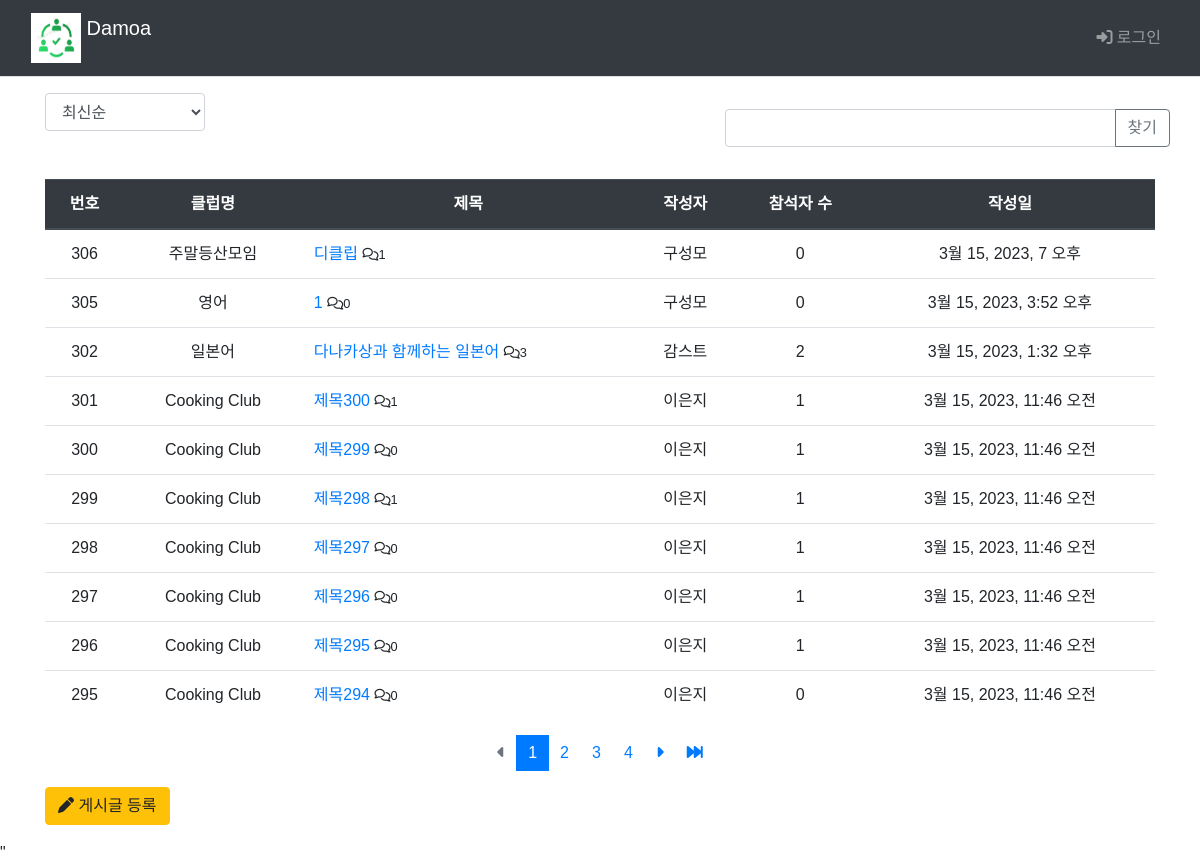
Page /main/board_list/ on the committed database.
### main/models.py (models this page shows, shortened)
class Board(models.Model):
    club = models.ForeignKey(Club, on_delete=models.CASCADE)
    author = models.ForeignKey(settings.AUTH_USER_MODEL, on_delete=models.CASCADE, default=1, null=True, related_name='author_board')
    subject = models.CharField('제목', max_length = 200,
                               help_text='게시글의 제목을 한 줄로 작성하세요.')
    content = models.TextField('내용', help_text='내용을 상세히 작성하세요.')
    create_date = models.DateTimeField('생성일')
    modify_date = models.DateTimeField(null=True, blank=True)
    voter=models.ManyToManyField(settings.AUTH_USER_MODEL, related_name='voter_board')

class Club(models.Model):
    class category(models.TextChoices):
        from django.utils.translation import gettext_lazy as _
        COOK = 'CK', _('Cook')
        CULTURE = 'CT', _('Culture')
        GAME = 'GA', _('Game')
        LANGUAGE = 'LA', _('Language')
        MUSIC = 'MU', _('Music')
        OUTDOOR = 'OD', _('Outdoor')
        SPORTS = 'SP', _('Sports')
    category = models.CharField(
        max_length=10,
        choices = category.choices,
        null=True
    )
    name=models.TextField('클럽이름')
    author = models.ForeignKey(settings.AUTH_USER_MODEL, on_delete=models.CASCADE, default=1, null=True, related_name='author_club')
    def __str__(self):
        return self.name

### common/models.py (models this page shows)
class CustomUser(AbstractBaseUser, PermissionsMixin) :
    email = models.EmailField(blank=True, unique=True, default='')
    username = models.CharField(max_length = 15, unique=True)
    name = models.CharField(max_length=15)
    age = models.IntegerField()
    ad = models.CharField(max_length=50)
    is_active = models.BooleanField(default=True)
    is_superuser = models.BooleanField(default=True)
    is_staff = models.BooleanField(default=True)
    date_joined = models.DateTimeField(default=timezone.now)
    last_login = models.DateTimeField(blank=True, null=True)
    objects = CustomUserManager()
    USERNAME_FIELD = 'username'
    REQUIRED_FIELD = ['name']
    class Meta :
        ordering = ['-date_joined']
        verbose_name = 'User'
        verbose_name_plural = 'User'

### main/views.py (the view, shortened to what this page needs)
# urls.py: path('main/board_list/', views.board_list, name='board_list'),
def board_list(request):
    page = request.GET.get('page', '1')  # 페이지
    kw = request.GET.get('kw', '')  # 검색어
    so = request.GET.get('so', 'recent') # 정렬 기준 / default 최신순
    if so == 'recent':
        board_list = Board.objects.order_by('-create_date')
    elif so == 'late':
        board_list = Board.objects.order_by('create_date')
    elif so == 'recommend':
        board_list = Board.objects.annotate(
            num_voter = Count('voter')).order_by('-num_voter', '-create_date')
    elif so == 'popular':
        board_list = Board.objects.annotate(
            num_reply = Count('reply')).order_by('-num_reply', '-create_date')
    else : # 위 경우 제외 board_id 역순정렬
        board_list = Board.objects.order_by('-id')
    paginator = Paginator(board_list, 10)  # 페이지당 10개
    page_obj = paginator.get_page(page)
    context = {'board_list':page_obj, 'page':page, 'kw':kw, 'so':so}
    return render(request, 'main/board_list.html', context)

### templates/main/board_list.html (shortened to what this page needs)
{% extends 'base.html' %}
{% load static %}
{% load main_filter %}
{% block content %}
  <div class="container my-3">
    <div class="row justify-content-between my-3">
      <div class="col-2">
        <select class="form-control so">
          <option value="recent" {% if so == 'recent' %} selected{% endif %}>
            최신순
          </option>
        </select>
      </div>
      <div class="row col-5 my-3">
          <div class="input-group">
            <input type="text" id="search_kw" class="form-control kw" value="{{ kw|default_if_none:'' }}">
            <div class="input-group-append">
              <button class="btn btn-outline-secondary" type="button" id="btn_search">찾기</button>
            </div>
          </div>
      </div>
  </div>
    <table class="table ">
      <thead>
        <tr class="text-center thead-dark">
          <th>번호</th>
          <th>클럽명</th>
          <th style="width:30%">제목</th>
          <th>작성자</th>
          <th>참석자 수</th>
          <th>작성일</th>
        </tr>
      </thead>
      <tbody>
        {% if board_list %}
          {% for board in board_list %}
            <tr class="text-center">
              <td>{{board.id}}</td>
              <td>{{ board.club }}</td>
              <td class="text-left">
                <a href="{%url 'main:detail' board.id%}">{{board.subject}}</a>  <small><i class="fa-regular fa-comments"></i>{{board.reply_set.count}}</small>
              </td>
              <td>{{board.author.name}}</td>
              <td>{{board.voter.count}}</td>
              <td>{{board.create_date}}</td>
            </tr>
          {% endfor %}
        {% else %}
          게시글이 없습니다.
        {% endif %}
      </tbody>
    </table>
    <ul class="pagination justify-content-center">
      {% if board_list.has_previous %}
        <li class="page-item">
      <a class="page-link" href="#" data-page="1">
        <i class="fa-solid fa-backward-fast"></i>
      </a>
    </li>
    <li class="page-item">
      <a class="page-link" href="#" data-page="{{ board_list.previous_page_number }}">
        <i class="fa-solid fa-caret-left"></i>
      </a>
    </li>
      {% else %}
        <li class="page-item disabled">
          <a class="page-link" tabindex="-1" aria-disabled="true" href="#">
            <i class="fa-solid fa-caret-left"></i>
          </a>
        </li>
      {% endif %}
      {% for page_number in board_list.paginator.page_range %}
        {% if page_number >= board_list.number|add:-3 and page_number <= board_list.number|add:3 %}
          {% if page_number == board_list.number %}
            <li class="page-item active" aria-current="page">
              <a class="page-link" data-page="{{ page_number }}">
                {{ page_number }}
              </a>
            </li>
          {% else %}
            <li class="" page-item="page-item">
              <a class="page-link" data-page="{{ page_number }}">
                {{ page_number }}
              </a>
            </li>
          {% endif %}
        {% endif %}
      {% endfor %}
      {% if board_list.has_next %}
        <li class="page-item">
      <a class="page-link" href="#" data-page="{{ board_list.next_page_number }}">
        <i class="fa-solid fa-caret-right"></i>
      </a>
    </li>
    <li class="page-item">
      <a class="page-link" href="#" data-page="{{ board_list.paginator.num_pages }}">
        <i class="fa-solid fa-forward-fast"></i>
      </a>
    </li>
      {% else %}
        <li class="page-item disabled">
          <a class="page-link" tabindex="-1" aria-disabled="true" href="#">
            <i class="fa-solid fa-caret-right"></i>
          </a>
        </li>
      {% endif %}
    </ul>
    <a href="{%url 'main:board_create' %}" class="btn btn-warning">
      <i class="fa-solid fa-pen"></i>
      게시글 등록
    </a>
  </div>
  <form id="searchForm" method="get" action="{% url 'main:board_list' %}">
    <input type="hidden" id="so" name="so" value={{ so }}">"
  </form>
{% endblock %}

### static/style.css (style rules this page uses)
* { font-family: 'Noto Sans KR', sans-serif; }
.page-link { border: 0px; }

### rows in the picture
Board: id "306", club "주말등산모임", subject "디클립", reply_set.count "1", author.name "구성모", voter.count "0", create_date "3월 15, 2023, 7 오후"
Board: id "305", club "영어", subject "1", reply_set.count "0", author.name "구성모", voter.count "0", create_date "3월 15, 2023, 3:52 오후"
Board: id "302", club "일본어", subject "다나카상과 함께하는 일본어", reply_set.count "3", author.name "감스트", voter.count "2", create_date "3월 15, 2023, 1:32 오후"
Board: id "301", club "Cooking Club", subject "제목300", reply_set.count "1", author.name "이은지", voter.count "1", create_date "3월 15, 2023, 11:46 오전"
Board: id "300", club "Cooking Club", subject "제목299", reply_set.count "0", author.name "이은지", voter.count "1", create_date "3월 15, 2023, 11:46 오전"
Board: id "299", club "Cooking Club", subject "제목298", reply_set.count "1", author.name "이은지", voter.count "1", create_date "3월 15, 2023, 11:46 오전"
Board: id "298", club "Cooking Club", subject "제목297", reply_set.count "0", author.name "이은지", voter.count "1", create_date "3월 15, 2023, 11:46 오전"
Board: id "297", club "Cooking Club", subject "제목296", reply_set.count "0", author.name "이은지", voter.count "1", create_date "3월 15, 2023, 11:46 오전"
Board: id "296", club "Cooking Club", subject "제목295", reply_set.count "0", author.name "이은지", voter.count "1", create_date "3월 15, 2023, 11:46 오전"
Board: id "295", club "Cooking Club", subject "제목294", reply_set.count "0", author.name "이은지", voter.count "0", create_date "3월 15, 2023, 11:46 오전"

### other values in the picture
{{ page_number }} "1"
{{ page_number }} "2" "3" "4"
